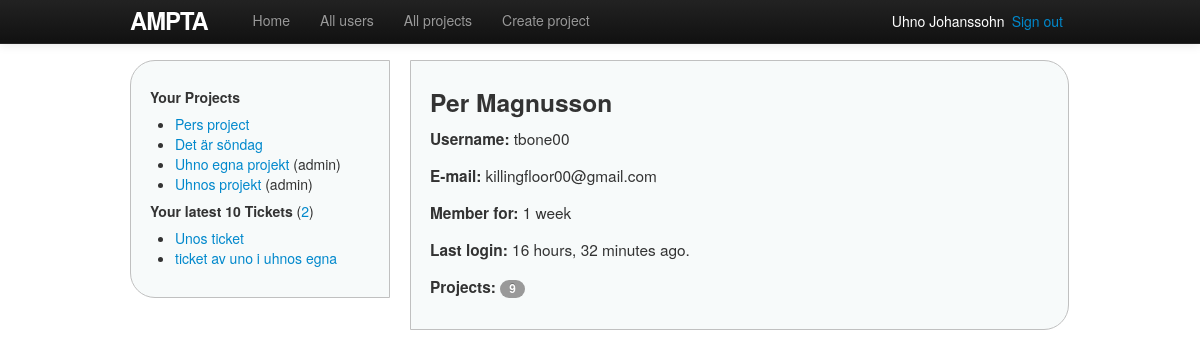
Page /users/1/ (signed in) on the committed database.
### ampta/models.py (models this page shows, shortened)
class Project(models.Model):
    name = models.CharField(max_length=30)
    description = models.TextField()
    start_date = models.DateField()
    end_date = models.DateField()
    users = models.ManyToManyField(User, related_name='projects', blank=True)
    owner = models.ForeignKey(User, related_name='projects_owned_by_user')
    date_added = models.DateTimeField()
    date_updated = models.DateTimeField()
    def owned_by_user(self, user):
        return self.owner == user

class Ticket(models.Model):
    name = models.CharField(max_length=30)
    description = models.TextField()
    start_date = models.DateField();
    end_date = models.DateField();
    status = models.ForeignKey(Status, related_name='tickets')
    project = models.ForeignKey(Project, related_name='tickets')
    owner = models.ForeignKey(User, related_name='tickets')
    date_added = models.DateTimeField()
    date_updated = models.DateTimeField()

### ampta/views/views.py (the view)
# urls.py: url(r'^users/(?P<user_id>\d+)/$', 'user_show', name='user'),
@login_required(login_url='/login')
def user_show(request, user_id=None):
    the_user = get_object_or_404(User, id=user_id)
    return render(request, 'users/show.html', {'the_user': the_user})

### ampta/templatetags/custom_filters.py (called while the page is built)
@register.filter(name='user_projects')
def user_projects(user):
    projects = user.projects.order_by('-date_added')
    return projects

@register.filter(name='project_owned_by_user')
def project_owned_by_user(project, user):
    return project.owned_by_user(user)

### ampta/templates/users/show.html (shortened to what this page needs)
{% extends 'shared/base.html' %}
{% block content %}
<h3>{{ the_user.get_full_name }}</h3>
<p><strong>Username:</strong> {{ the_user.username }}</p>
<p><strong>E-mail:</strong> {{ the_user.email|default:"-" }}</p>
<p><strong>Member for:</strong> {{ the_user.date_joined|timesince }}</p>
<p><strong>Last login:</strong> {{ the_user.last_login|timesince }} ago.</p>
<p><strong>Projects:</strong> <span class="badge">{{ the_user.projects.count }}</span></p>
{% endblock %}

### ampta/templates/shared/base.html (shortened to what this page needs)
<!DOCTYPE html>
<html>
	<head>
		{% block styles %}
			<link rel="stylesheet" href="http://code.jquery.com/ui/1.10.1/themes/base/jquery-ui.css" />
			<link rel="stylesheet" type="text/css" href="{{ STATIC_URL }}styles/bootstrap.min.css">
			<link rel="stylesheet" type="text/css" href="{{ STATIC_URL }}styles/site.css">
		{% endblock %}
	</head>
	<body>
	{% block body %}
		<div class="container">
		<header>
			<nav class="navbar navbar-inverse navbar-fixed-top">
				<div class="navbar-inner">
					<div class="container">
						<a href="{% url home %}" id="logo" class="brand">Ampta</a>
						<div class="nav-collapse collapse">
							<ul class="nav">
								<li {% if home_active %}class="active"{% endif %}>
									<a href="{% url home %}">Home</a>
								</li>
								<li {% if all_users_active %}class="active"{% endif %}>
									<a href="{% url users %}">All users</a>
								</li>
								<li {% if projects_active %}class="active"{% endif %}>
									<a href="{% url projects %}">All projects</a>
								</li>
								<li {% if create_projects_active %}class="active"{% endif %}>
									<a href="{% url new_project %}">Create project</a>
								</li>
							</ul>
						</div>
						<span class="sign_out pull-right"><a href="{% url logout %}">Sign out</a></span>
						<span class="active_user pull-right">
							<a href="{% url user user.id %}">{{ user.get_full_name }}</a>
						</span>
					</div>
				</div>
			</nav>
		</header>
		<div class="sidenav pull-left">
			{% include 'shared/_sidenav_projects_tickets.html' %}
		</div>
		<div class="main pull-left">
			{% block content %}{% endblock %}
		</div>
		</div>
	{% endblock body %}
	</body>
</html>

### ampta/templates/shared/_sidenav_projects_tickets.html (shortened to what this page needs)
{% load custom_filters %}
<h5>Your Projects</h5>
<ul>
{% with projects=user|user_projects %}
{% for p in projects %}
	<li>
		<a href="{% url project p.id %}">{{ p.name }}</a>
		{% if p|project_owned_by_user:user %}(admin){% endif %}
	</li>
{% endfor%}
{% endwith %}
</ul>
<h5>Your latest 10 Tickets
	<span class="countTickets">(<a href="{% url tickets %}">{{ user.tickets.count }}</a>)</span>
</h5>
<ul>
{% for t in user.tickets.all|dictsortreversed:"date_added"|slice:"10" %}
	<li><a href="{% url project_ticket t.project.id t.id %}">{{ t.name }}</a></li>
{% endfor %}
</ul>

### ampta/static/styles/site.css (style rules this page uses)
html { overflow-y: scroll; }
body { padding-top: 60px; padding-bottom: 15px; }
h1, h2, h3, h4, h5, h6 { line-height: 1; }
p { font-size: 1.1em; line-height: 1.7em; }
#logo { float: left; margin-right: 10px; font-size: 1.7em; color: #fff; text-transform: uppercase; letter-spacing: -1px; padding-top: 9px; font-weight: bold; line-height: 1; }
.active_user, .sign_out { display: block; margin-top: 11px; margin-right: 7px; color: white; }
.active_user a { color: white; }
.sidenav { width: 220px; margin-right: 20px; padding: 9px; border: 1px solid #c0c0c0; background: #f7fafa; padding: 19px; border-radius: 25px 0 0 25px; -moz-border-radius: 25px 0 0 25px; }
.main { padding: 9px; width: 619px; border: 1px solid #c0c0c0; background: #f7fafa; padding: 19px; border-radius: 0 25px 25px 0; -moz-border-radius: 0 25px 25px 0; }
.countTickets { font-weight: normal; text-decoration: italic; }

### rows in the picture
Project: name "Pers project"
Project: name "Det är söndag"
Project: name "Uhno egna projekt", shows "(admin)"
Project: name "Uhnos projekt", shows "(admin)"
Ticket: name "Unos ticket"
Ticket: name "ticket av uno i uhnos egna"

### other values in the picture
{{ user.get_full_name }} "Uhno Johanssohn"
{{ user.tickets.count }} "2"
{{ the_user.get_full_name }} "Per Magnusson"
{{ the_user.username }} "tbone00"
{{ the_user.email|default:"-" }} "killingfloor00@gmail.com"
{{ the_user.date_joined|timesince }} "1 week"
{{ the_user.last_login|timesince }} "16 hours, 32 minutes"
{{ the_user.projects.count }} "9"
